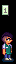

Below is a game level as drawn by its tile map, then a one-line description and the .tmx that defines it (tile-layer data replaced by summaries):
An orthogonal 1x4 tile map with 16x16 px tiles, 2 tile layers (Buildings, Front), 2 tilesets.

<map version="1.10" tiledversion="1.10.2" orientation="orthogonal" renderorder="right-down" width="1" height="4" tilewidth="16" tileheight="16" infinite="0" nextlayerid="15" nextobjectid="4">
 <tileset firstgid="1" name="JojaCashier_Naufal" tilewidth="16" tileheight="16" tilecount="4" columns="2">
  <image source="JojaCashier_Naufal.png" width="32" height="32" />
  <tile id="0">
   <animation>
    <frame tileid="0" duration="1000" />
    <frame tileid="0" duration="1000" />
    <frame tileid="1" duration="1000" />
    <frame tileid="0" duration="1000" />
    <frame tileid="0" duration="1000" />
    <frame tileid="0" duration="1000" />
    <frame tileid="0" duration="1000" />
    <frame tileid="1" duration="1000" />
    <frame tileid="1" duration="1000" />
    <frame tileid="1" duration="1000" />
    <frame tileid="0" duration="1000" />
    <frame tileid="0" duration="1000" />
    <frame tileid="0" duration="1000" />
    <frame tileid="0" duration="1000" />
   </animation>
  </tile>
  <tile id="2">
   <animation>
    <frame tileid="2" duration="1000" />
    <frame tileid="2" duration="1000" />
    <frame tileid="3" duration="1000" />
    <frame tileid="2" duration="1000" />
    <frame tileid="2" duration="1000" />
    <frame tileid="2" duration="1000" />
    <frame tileid="2" duration="1000" />
    <frame tileid="3" duration="1000" />
    <frame tileid="3" duration="1000" />
    <frame tileid="3" duration="1000" />
    <frame tileid="2" duration="1000" />
    <frame tileid="2" duration="1000" />
    <frame tileid="2" duration="1000" />
    <frame tileid="2" duration="1000" />
   </animation>
  </tile>
 </tileset>
 <tileset firstgid="5" name="JojaCashier_Lamp" tilewidth="16" tileheight="16" tilecount="1" columns="1">
  <image source="JojaCashier_Lamp.png" width="16" height="16" />
 </tileset>
 <layer id="13" name="Buildings" width="1" height="4">
  <data>[4 cells, 1 non-empty, 1 distinct tile ids]</data>
 </layer>
 <objectgroup id="14" name="Buildings" />
 <layer id="5" name="Front" width="1" height="4">
  <data>[4 cells, 2 non-empty, 2 distinct tile ids]</data>
 </layer>
 <objectgroup id="6" name="Front" />
</map>
